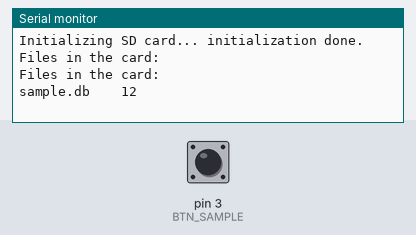
The sketch below on a simulated Arduino Uno, built with avr-gcc and run on an emulated ATmega328P. Parts: the last lines printed to the serial monitor. Inputs (shaded band) come from the test bench; at power-on: pin 3 (BTN_SAMPLE) HIGH. Storage starts empty.

Above: at 1.2 s.
1.3 s: pin 3 (BTN_SAMPLE) pulled LOW for 0.15 s
At 2.5 s:
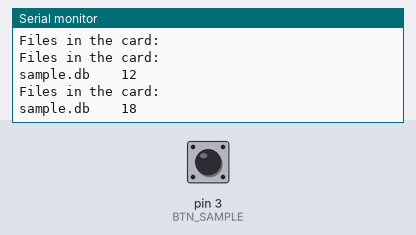
2.9 s: pin 3 (BTN_SAMPLE) pulled LOW for 1 s
At 3.4 s:
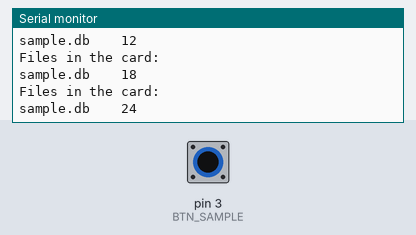

Measured:
- after the input at 1.3 s, the serial monitor: prints a new line at once (image 1)
- after the input at 2.9 s, the serial monitor: prints a new line at once (image 2)

The sketch:

UnoSdDb.ino
```cpp
/*
  Example of using SD card to keep small DB
  Fixed size records..
  Currently just a circular buffer..

  2.25.2023 ~q

*/


#include <SD.h>

#define CS_PIN 10
//How Many Records to store in DB
#define MAX_RECS  5

#define BTN_SAMPLE 3
//random write mode
#define FILE_RANDOM_WRITE (O_WRITE | O_READ | O_CREAT)

//The Data to store
struct __attribute__((__packed__)) {
  int16_t sequence = 0;//used in function KEEP
  int16_t temp = 0;
  int16_t humidity = 0;
} SampleRec;


File root;
File myFile;

uint8_t buff[100];

uint16_t NextSequence = 1;
uint16_t CurrRec = 0;

unsigned long lastSample = 0;
int intervalSample = 20;

char command[80];
int CharCount = 0;
bool HaveCommand = false;

void setup() {
  Serial.begin(115200);

  Serial.print("Initializing SD card... ");

  if (!SD.begin(CS_PIN)) {
    Serial.println("Card initialization failed!");
    while (true);
  }

  Serial.println("initialization done.");

  Serial.println("Files in the card:");
  root = SD.open("/");
  printDirectory(root, 0);
  Serial.println("");


  NextSequence = LoadSequence();
  SampleRec.sequence = NextSequence;
  SampleRec.temp = 80;
  SampleRec.humidity = 60;
  SaveSample();
  SampleRec.sequence = NextSequence;
  SaveSample();

  Serial.println("Files in the card:");

  root = SD.open("/");
  printDirectory(root, 0);
  Serial.println("");
  pinMode(BTN_SAMPLE, INPUT_PULLUP);


}


bool Saving = false;
void loop() {
  // nothing happens after setup finishes.
  if (millis() - lastSample >= intervalSample) {
    lastSample = millis();
    if (!digitalRead(BTN_SAMPLE) && !Saving)
    {
      Saving = true;
      SampleRec.sequence = NextSequence;
      SampleRec.temp = 81;
      SampleRec.humidity = 66;
      SaveSample();
      Serial.println("Files in the card:");
      root = SD.open("/");
      printDirectory(root, 0);
      Serial.println("");

    } else if (digitalRead(BTN_SAMPLE)) Saving = false;

  }


  while (Serial.available())
  {
    char ch = Serial.read();
    if (ch != 10) {
      if (CharCount < sizeof(command)) command[CharCount] = ch;
      CharCount++;
    } else HaveCommand = true;
  }
  if (HaveCommand) {
    switch (command[0]) {
      case 'L': Serial.println("Files in the card:");
        root = SD.open("/");
        printDirectory(root, 0);
        Serial.println("");
        break;
      case 'C': Serial.print("Records: "); Serial.println(CountSamples()); break;
      case '1': LoadSample(0); Serial.println("Sample 1"); Serial.print("Seq:");
        Serial.println(SampleRec.sequence); break;
      case '2': LoadSample(1); Serial.println("Sample 2"); Serial.print("Seq:");
        Serial.println(SampleRec.sequence); break;
      case '3': LoadSample(2); Serial.println("Sample 3"); Serial.print("Seq:");
        Serial.println(SampleRec.sequence); break;
      case '4': LoadSample(3); Serial.println("Sample 4"); Serial.print("Seq:");
        Serial.println(SampleRec.sequence); break;
      case '5': LoadSample(4); Serial.println("Sample 5"); Serial.print("Seq:");
        Serial.println(SampleRec.sequence); break;
    }
    HaveCommand = false;
    CharCount = 0;
  }
}


void printDirectory(File dir, int numTabs) {
  while (true) {

    File entry =  dir.openNextFile();
    if (! entry) {
      // no more files
      break;
    }
    for (uint8_t i = 0; i < numTabs; i++) {
      Serial.print('\t');
    }
    Serial.print(entry.name());
    if (entry.isDirectory()) {
      Serial.println("/");
      printDirectory(entry, numTabs + 1);
    } else {
      // files have sizes, directories do not
      Serial.print("\t\t");
      Serial.println(entry.size(), DEC);
    }
    entry.close();
  }
}


//how many records..
int CountSamples() {
  int count = 0;
  myFile = SD.open("sample.db", FILE_READ);
  if (myFile)
  {
    if (myFile.size() > 0) {
      count = myFile.size() / sizeof(SampleRec);
    }
    myFile.close();
  }
  return count;
}

//loads the next sequence
//for start up..
int LoadSequence() {
  int seq = 0;
  int count = CountSamples();
  if (count > 0) {
    for (int i = 0; i < count ; i++) {
      if (LoadSample(i)) {
        if (SampleRec.sequence > seq) {
          seq = SampleRec.sequence;
          CurrRec = i + 1;
        }
      }
    }
  }
  return seq + 1;
}


bool LoadSample(int recNo) {
  int count = 0;
  bool GoodRead = false;
  myFile = SD.open("sample.db", FILE_READ);
  if (myFile)
  {
    if (myFile.size() > 0) {
      if ( recNo <= myFile.size() / sizeof(SampleRec)) {
        myFile.seek(recNo * sizeof(SampleRec));
        int bytesRead = myFile.read(buff, sizeof(SampleRec));
        if (bytesRead == sizeof(SampleRec)) {
          memcpy(&SampleRec, &buff, sizeof(SampleRec));
          GoodRead = true;
        }
      }
    }
    myFile.close();
  } else Serial.println("File failed to open");
  return GoodRead;
}

bool SaveSample() {
  myFile = SD.open("sample.db", FILE_RANDOM_WRITE);
  if (myFile)
  {
    if (myFile.size() < sizeof(SampleRec)* MAX_RECS)
    {
      int NewPos = myFile.seek(myFile.size());

    } else
    { if (CurrRec == MAX_RECS) CurrRec = 0;
      int NewPos = myFile.seek(sizeof(SampleRec) * CurrRec);
    }
    myFile.write((uint8_t *)&SampleRec, sizeof(SampleRec));
    myFile.close();
    myFile.flush();
    NextSequence++;
    CurrRec++;
    return true;
  } else return false;
}
```
